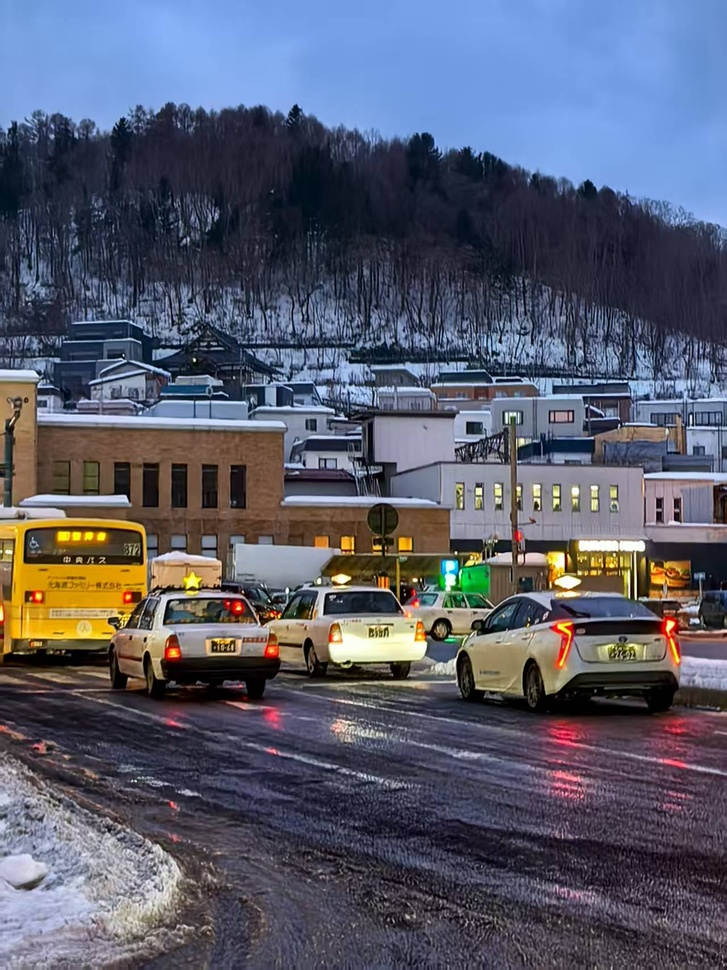
#> input picture 2452086-lesson4/2452086.jpg, 727 x 970 px, shrunk from 1279 x 1706 before the run
$ python lx4-3.py
#> lines starting #> are read from the running program, lines starting #| are printed output that depends on the picture
# -*- coding: utf-8 -*-
"""
Created on Mon Jul 28 15:34:14 2025

@author: lzx
"""
import PIL as p
im = p.Image.open(r'2452086.jpg')
#> im is the input picture: PIL image 727x970 RGB; mean R, G, B 88.9, 92.1, 108.3
width, height = im.size
#> width = 727; height = 970


def huihua():
    for x in range(width):
        for y in range(height):
            r, g, b = im.getpixel((x, y))
            temp = int((r + g + b) / 3)
            if y > height >> 1:
                m = (temp, temp, temp)
                im.putpixel((x, y), m)
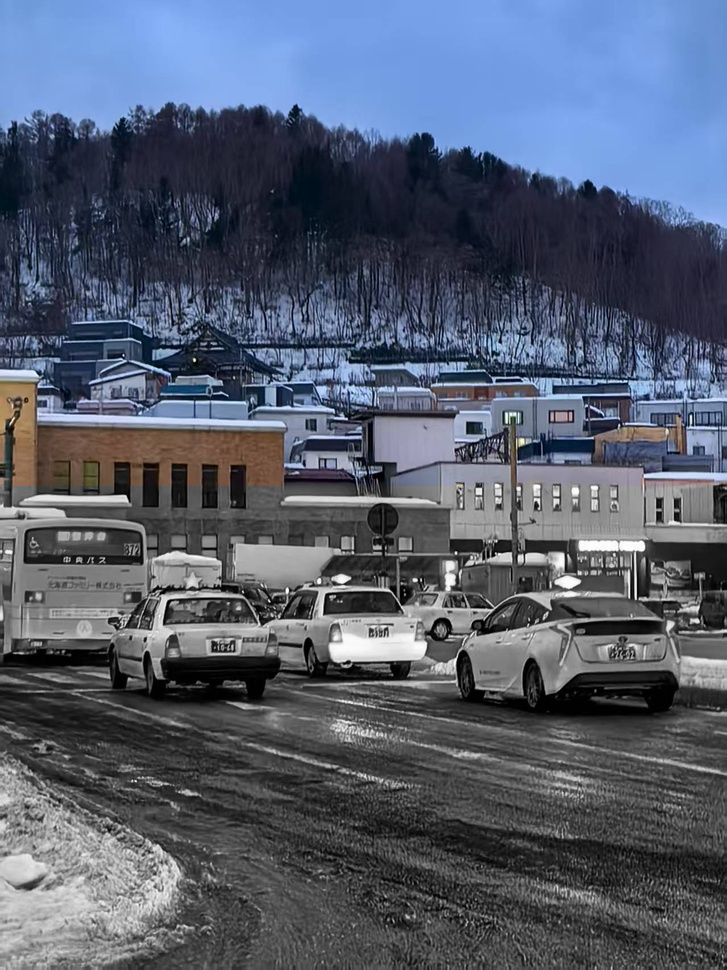
#> im: PIL image 727x970 RGB; mean R, G, B 85.1, 93.5, 110.2
    im.show()

    im_format = im.format
#> im_format = 'JPEG'
    im_mode = im.mode
#> im_mode = 'RGB'
    print(f"宽度是{width}像素")
#| 宽度是727像素
    print(f"高度是{height}像素")
#| 高度是970像素
    print(f"格式是{im_format}")
#| 格式是JPEG
    print(f"模式是{im_mode}")
#| 模式是RGB

if __name__ == '__main__':
    huihua()
